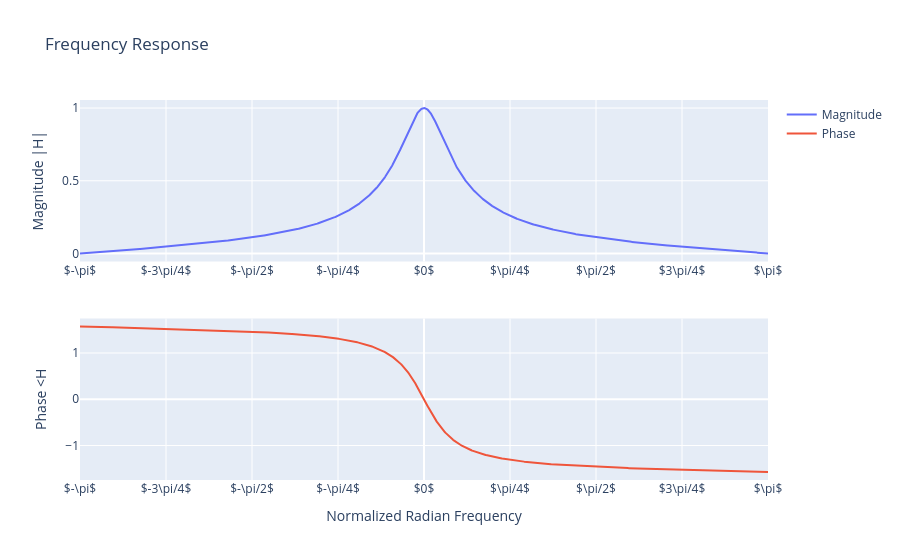

The notebook cell this image was saved under:
### Markdown cell above
1.3 Let's see the frequency response of this filter:

### Code cell
from scipy.signal import freqz

r = 0.8 #Definim un r qualsevol, sempre i quan compleixi la condició inicial, 0 < r < 1

#Definim el numerador i denominador amb els coeficients
G = (1-r)/2
numerador = [G, G]
denominador = [1, -r]

interval = np.linspace(-np.pi, np.pi, 2048) #Definim l'interval
w, h = freqz(numerador, denominador, worN = interval)
plot_frequency_response(w, h)

### Figure 1 — Plotly figure (JSON) as saved in the notebook; plotly's stock layout.template omitted (floating-point values rounded to 4 significant figures; data arrays with more than 128 entries replaced by an {"elided": "..."} marker saying what was removed)
{"data": [{"name": "Magnitude", "type": "scatter", "x": {"elided": "2048 float values"}, "xaxis": "x", "y": {"elided": "2048 float values"}, "yaxis": "y"}, {"name": "Phase", "type": "scatter", "x": {"elided": "2048 float values"}, "xaxis": "x2", "y": {"elided": "2048 float values"}, "yaxis": "y2"}], "layout": {"title": {"text": "Frequency Response"}, "xaxis": {"anchor": "y", "domain": [0, 1], "tickmode": "array", "ticktext": ["$-\\pi$", "$-3\\pi/4$", "$-\\pi/2$", "$-\\pi/4$", "$0$", "$\\pi/4$", "$\\pi/2$", "$3\\pi/4$", "$\\pi$"], "tickvals": [-3.142, -2.356, -1.571, -0.7854, 0, 0.7854, 1.571, 2.356, 3.142]}, "xaxis2": {"anchor": "y2", "domain": [0, 1], "tickmode": "array", "ticktext": ["$-\\pi$", "$-3\\pi/4$", "$-\\pi/2$", "$-\\pi/4$", "$0$", "$\\pi/4$", "$\\pi/2$", "$3\\pi/4$", "$\\pi$"], "tickvals": [-3.142, -2.356, -1.571, -0.7854, 0, 0.7854, 1.571, 2.356, 3.142], "title": {"text": "Normalized Radian Frequency"}}, "yaxis": {"anchor": "x", "domain": [0.575, 1], "title": {"text": "Magnitude |H|"}}, "yaxis2": {"anchor": "x2", "domain": [0, 0.425], "title": {"text": "Phase <H"}}}}
